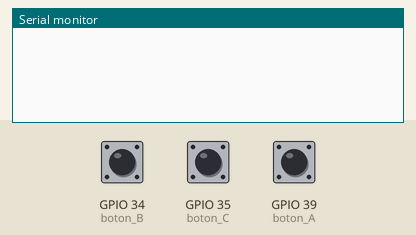
Bench run of a program on a simulated ESP32. On the bench: the last lines printed to the serial monitor. Inputs (shaded band) come from the test bench; at power-on: GPIO 39 (boton_A) LOW, GPIO 34 (boton_B) LOW, GPIO 35 (boton_C) LOW.

Above: at 1.2 s.
1.3 s: GPIO 39 (boton_A) pulled HIGH for 0.15 s
At 1.9 s:
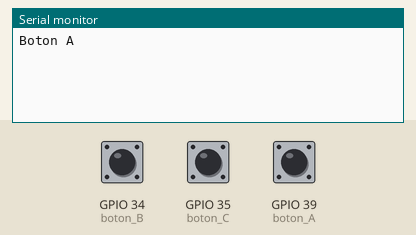
2.9 s: GPIO 34 (boton_B) pulled HIGH for 0.15 s
At 3.2 s:
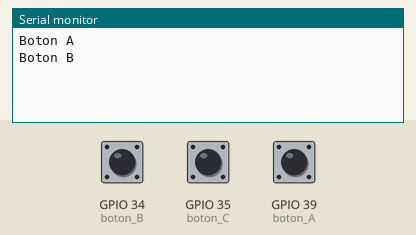

The program:

main.cpp
```cpp
#include <Arduino.h>


#define boton_A 39                              // Pin VN Esp32 para botón A
#define boton_B 34                              // Pin GPIO34 Esp32 para botón A
#define boton_C 35                              // Pin GPIO35 Esp32 para botón A

void new_boton(); // leer boton

//Banderas para pulsadores
byte _btnA      = 0;
byte _btnB      = 0;
byte _btnC      = 0;

void setup() {

  //Iniciar puerto Serial
  Serial.begin(115200);

  //Configure como entrada
  pinMode (boton_A,INPUT);
  pinMode (boton_B,INPUT);
  pinMode (boton_C,INPUT);
}

void loop() {

  new_boton();                      // llamar a metodo new_boton

  if(_btnA==1)
  {
    delay(20);
    if(digitalRead(boton_A)==1)
    {
      Serial.println("Boton A");
      _btnA=0;                      // Reset flat boton A
    }
  }

  if(_btnB==1)
  {
    delay(20);
    if(digitalRead(boton_B)==1)
    {
      Serial.println("Boton B");
      _btnB=0;                      // Reset flat boton A
    }
  }

  if(_btnC==1)
  {
    delay(20);
    if(digitalRead(boton_C)==1)
    {
      Serial.println("Boton C");
      _btnC=0;                      // Reset flat boton A
    }
  }
}


void new_boton()
{
    //Leer Boton A
    if(digitalRead(boton_A)==0 && _btnA==0 && _btnB==0 && _btnC==0)
    {
        _btnA=1;
    }

    //Leer Boton B
    if(digitalRead(boton_B)==0 && _btnA==0 && _btnB==0 && _btnC==0)
    {
        _btnB=1;
    }

    //Leer Boton C
    if(digitalRead(boton_C)==0 && _btnA==0 && _btnB==0 && _btnC==0)
    {
        _btnC=1;
    }
}
```

Measured:
- after the input at 1.3 s, the serial monitor: prints a new line at once (image 1)
- after the input at 2.9 s, the serial monitor: prints a new line at once (image 2)
